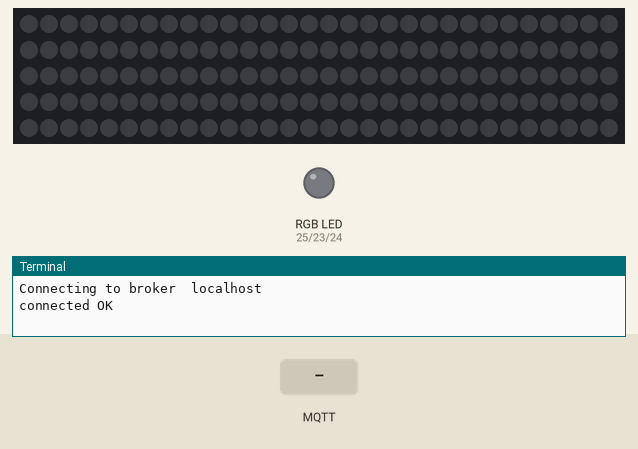
Bench run of a program on a simulated Raspberry Pi (BCM pin numbers). Shown: 150 RGB LEDs in strip order, left to right, continuing on the next row, an RGB LED mixed from three pins (HIGH = lit), the last lines printed to the terminal. Inputs (shaded band) come from the test bench. No MQTT or app messages arrive unless stated; threads take turns every 2 ms.

Above: at 1.3 s.
1.4 s: MQTT message "doorway" arrives on the first subscribed topic
At 2.17 s:
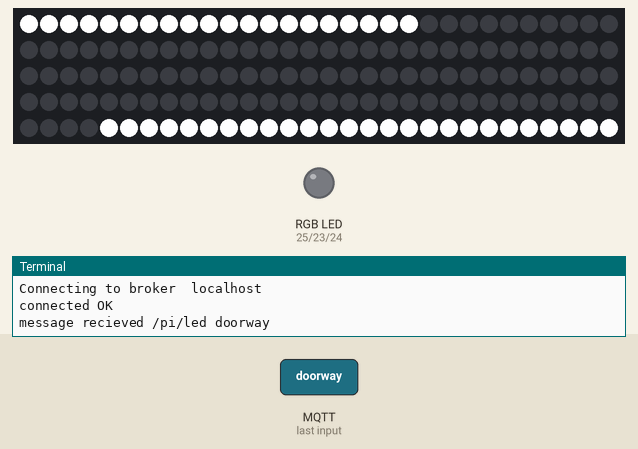
3.8 s: MQTT message "rainbow" arrives on the first subscribed topic
At 4.1 s:
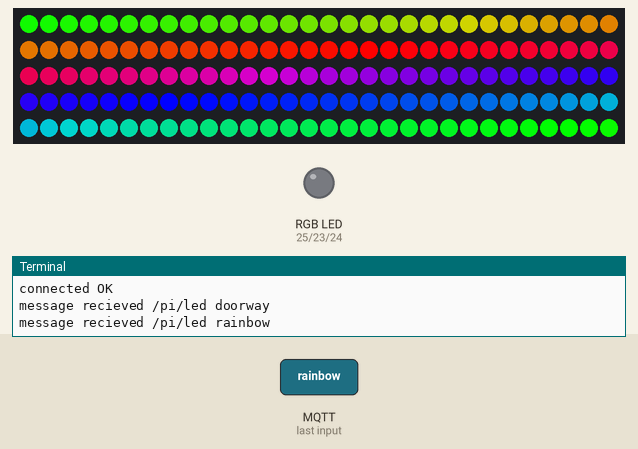
6.4 s: MQTT message "standard" arrives on the first subscribed topic
At 6.66 s:
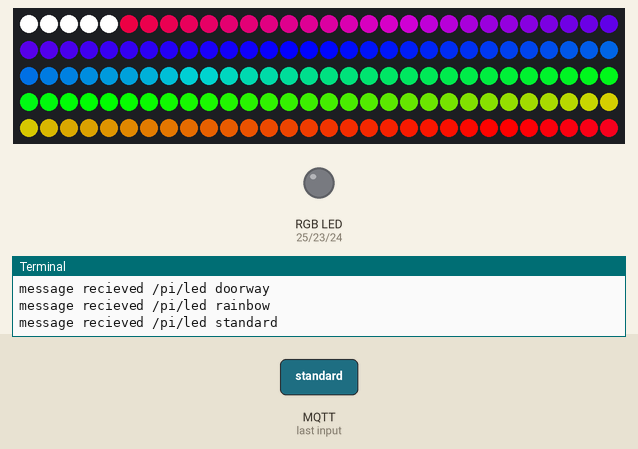
8.9 s: MQTT message "on" arrives on the first subscribed topic
At 8.92 s:
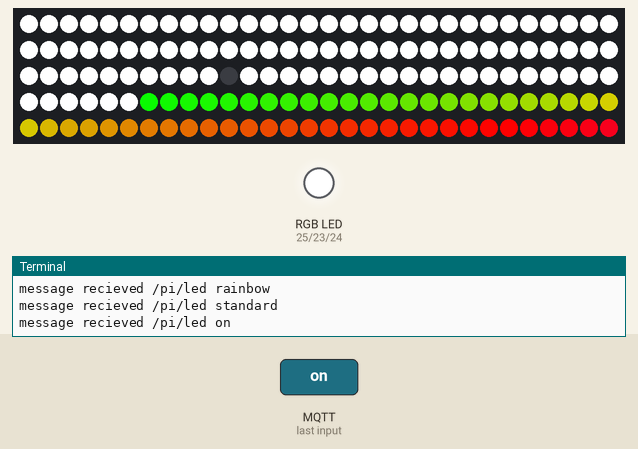
11.6 s: MQTT message "red" arrives on the first subscribed topic
At 12.4 s:
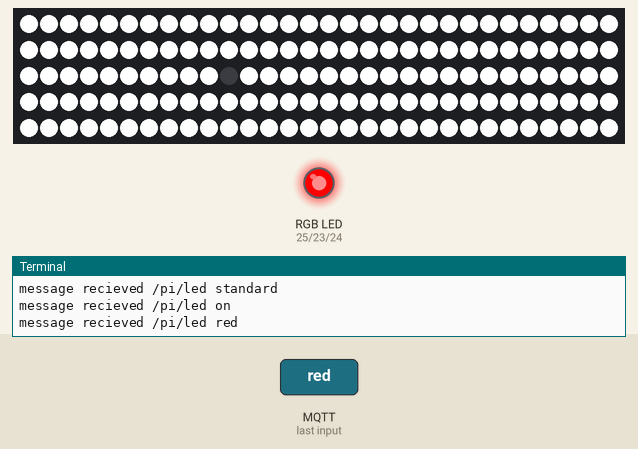
13.1 s: MQTT message "rainbow" arrives on the second subscribed topic
At 13.26 s:
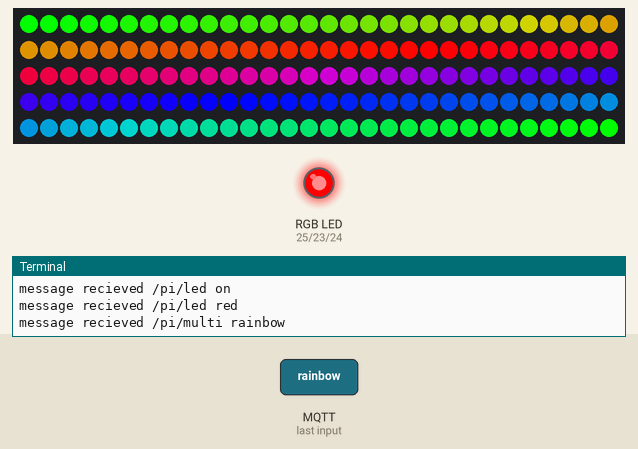
Timing chart, 0 to 16.1 s (numbered marks = the images above; inputs shaded):
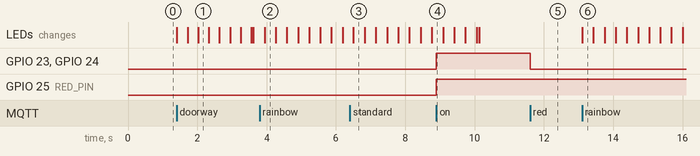

The program:

server-led.py
```python
import paho.mqtt.client as mqtt
import re
import standardLED as sLED
import MultiColorLights as mLED

def on_log(client, userdata, level, buf):
    print("log: "+buf)


def on_connect(client, userdata, flags, rc):
    if rc==0:
        print("connected OK")
    else:
        print("Bad Connection, code=",rc)


def on_disconnect(client, userdata, flags, rc=0):
    print("Disconnected result code "+str(rc))


def on_message(client, userdata,msg):
    topic=msg.topic
    m_decode=str(msg.payload.decode("utf-8","ignore"))
    print("message recieved",topic, m_decode)

    #Standard one color lights
    if m_decode == "on" and topic == "/pi/led":
        sLED.lightsOn()

    elif m_decode == "off" and topic == "/pi/led":
        sLED.lightsOff()

    elif "rgb" in m_decode and topic == "/pi/led":
        color = re.findall('\d+', m_decode)
        sLED.lightsColor(color)


   # MultiColored Lights
    elif m_decode == "on" and topic == "/pi/multi":
        mLED.lightsOn()

    elif m_decode == "off" and topic == "/pi/multi":
        mLED.lightsOff()

    elif "rgb" in m_decode and topic == "/pi/multi":
        levels = re.findall('\d+', m_decode)
        color = map(int,levels)
        mLED.setLights(color)

    elif "standard" in m_decode:
        mLED.changePattern("standard")

    elif "nightlight" in m_decode:
        mLED.changePattern("nightlight")

    elif "rainbow" in m_decode:
        mLED.changePattern("rainbow")

    elif "doorway" in m_decode:
        mLED.changePattern("doorway")
    else:
        color = m_decode
        sLED.colorFromText(color)


broker = "localhost"
client = mqtt.Client("Pi")

client.on_connect=on_connect
client.on_disconnect=on_disconnect
client.on_log=on_log
client.on_message=on_message

print("Connecting to broker ",broker)

client.connect(broker)

client.subscribe([("/pi/led",0),("/pi/multi",0)])
client.loop_forever()
```

standardLED.py
```python
import pigpio

pi = pigpio.pi()

RED_PIN = 25
GREEN_PIN = 23
BLUE_PIN = 24

rgbLastSet = (255 , 255, 255)
rgbLightsOff = (0,0,0)


def lightsOn():
    setLights(rgbLastSet)


def lightsOff():
    setLights(rgbLightsOff)


def setLights(levels):
    r, g, b = levels
    pi.set_PWM_dutycycle(RED_PIN, r)
    pi.set_PWM_dutycycle(GREEN_PIN, g)
    pi.set_PWM_dutycycle(BLUE_PIN, b)


def colorFromText(color):
    level = 255

    if ("red" in color.lower()):
        levels = (level, 0, 0)
    elif ("orange" in color.lower()):
        levels = (level, level * .75,0)
    elif ("yellow" in color.lower()):
        levels = (level * .75,level,0)
    elif ("green" in color.lower()):
        levels = (0, level, 0)
    elif ("aqua" in color.lower()):
        levels = (0, level, level * .75)
    elif ("cyan" in color.lower()):
        levels = (0, level * .75, level)
    elif ("blue" in color.lower()):
        levels = (0, 0, level)
    elif ("purple" in color.lower()):
        levels = (level * .75, 0, level)
    elif ("pink" in color.lower()):
        levels = (level, 0, level * .75)
    setLights(levels)

def lightsColor(color):
    global rgbLastSet
    rgbLastSet = color
    setLights(rgbLastSet)
```

MultiColorLights.py
```python
import time
from neopixel import *
import argparse
import threading


LED_COUNT = 150

strip = Adafruit_NeoPixel(LED_COUNT, 18, 800000, 10, False, 255, 0)

strip.begin()


rgbLastSet = (255 , 255 , 255)
currentPattern = "standard"
rainbowStatus = False
ontoNightLight = False


def lightsOn():
    if currentPattern == "rainbow":
        rainbowOn()
    else:
        setLights(rgbLastSet)


def lightsOff():
    global rainbowStatus
    rainbowStatus = False
    levels = 0,0,0
    setLights(levels)

def setLights(levels):
    global strip
    global rgbLastSet
    global onOffThread
    global currentPattern
    global nightThread
    global doorwayThread
    r ,g, b =levels
    if(r>0 and g>0 and b>0):
        rgbLastSet = levels
    if currentPattern == "nightlight":
        nightThread  = threading.Thread(target = nightLight, args = (strip,Color(g,r,b),))
        nightThread.start()
    elif currentPattern == "doorway":
        doorwayThread = threading.Thread(target = doorwayAnimation, args=(strip,Color(g,r,b),))
        doorwayThread.start()
    else:
        onOffThread = threading.Thread(target=colorWipe, args =(strip,Color(g,r,b),20,))
        onOffThread.start()


def changePattern(newPattern):
    global currentPattern
    global ontoNightLight
    if(currentPattern == "rainbow"):
        rainbowOff()

    if(newPattern == "rainbow"):
        currentPattern = "rainbow"
        rainbowOn()
    elif(newPattern == "standard"):
        currentPattern = "standard"
        setLights(rgbLastSet)
    elif(newPattern == "nightlight"):
        currentPattern = "nightlight"
        ontoNightLight = True
        setLights(rgbLastSet)
    elif(newPattern == "doorway"):
        currentPattern = "doorway"
        setLights(rgbLastSet)


def rainbowOn():
    global rainbowStatus
    global strip
    global rainbowThread
    rainbowStatus = True
    rainbowThread = threading.Thread(target=rainbow, args = (strip,))
    rainbowThread.start()

def rainbowOff():
    global rainbowStatus
    rainbowStatus = False


def doorwayAnimation(strip,color):
    doorwayRightThread = threading.Thread(target = doorwayRight,args = (strip,color,))
    doorwayLeftThread = threading.Thread(target = doorwayLeft, args = (strip,color,))
    doorwayRightThread.start()
    doorwayLeftThread.start()

def doorwayRight(strip,color):
    for i in range(71):
        strip.setPixelColor(i,color)
        strip.show()
        time.sleep(25/1000.0)

def doorwayLeft(strip,color):
    for i in range(150,70,-1):
        strip.setPixelColor(i,color)
        strip.show()
        time.sleep(18.75/1000.0)


def nightLight(strip, color,wait_ms=20):
    global ontoNightLight
    for i in range(strip.numPixels()):
        if i<52 or i>88:
            strip.setPixelColor(i,Color(0,0,0))
            if(ontoNightLight):
                time.sleep(wait_ms/1000.0)
        else:
            strip.setPixelColor(i,color)
            time.sleep(wait_ms/1000.0)
        strip.show()
    ontoNightLight = False


def colorWipe(strip, color, wait_ms=20):
    for i in range(strip.numPixels()):
        strip.setPixelColor(i, color)
        if(i == 70):
            strip.setPixelColor(i,Color(0,0,0))
        strip.show()
        time.sleep(wait_ms/1000.0)


def theaterChase(strip, color, wait_ms=20, iterations=10):
    for j in range(iterations):
        for q in range(3):
            for i in range(0, strip.numPixels(), 3):
                strip.setPixelColor(i+q, color)
            strip.show()
            time.sleep(wait_ms/1000.0)
            for i in range(0, strip.numPixels(), 3):
                strip.setPixelColor(i+q, 0)

def rainbow(strip, wait_ms=20, iterations=1):
    while(rainbowStatus):
        for j in range(256*iterations):
            for i in range(strip.numPixels()):
                if(not rainbowStatus):
                    return
                strip.setPixelColor(i, rainbowWheel((int(i * 256 / strip.numPixels()) + j) & 255))

            strip.show()
            time.sleep(wait_ms/1000.0)


def rainbowWheel(pos):
    if pos < 85:
        return Color(pos * 3, 255 - pos * 3, 0)
    elif pos < 170:
        pos -= 85
        return Color(255 - pos * 3, 0, pos * 3)
    else:
        pos -= 170
        return Color(0, pos * 3, 255 - pos * 3)
```

Measured:
- after the input at 1.4 s, the LEDs: first change at once (image 1 shows a later state)
- after the input at 3.8 s, the LEDs: change after 0.14 s (image 2)
- after the input at 6.4 s, the LEDs: change after 0.10 s (image 3)
- after the input at 8.9 s, GPIO 23 (GREEN_PIN), GPIO 24 (BLUE_PIN), GPIO 25 (RED_PIN): LOW → HIGH at once
- after the input at 11.6 s, GPIO 23 (GREEN_PIN), GPIO 24 (BLUE_PIN): HIGH → LOW at once
- after the input at 13.1 s, the LEDs: change at once (image 6)
